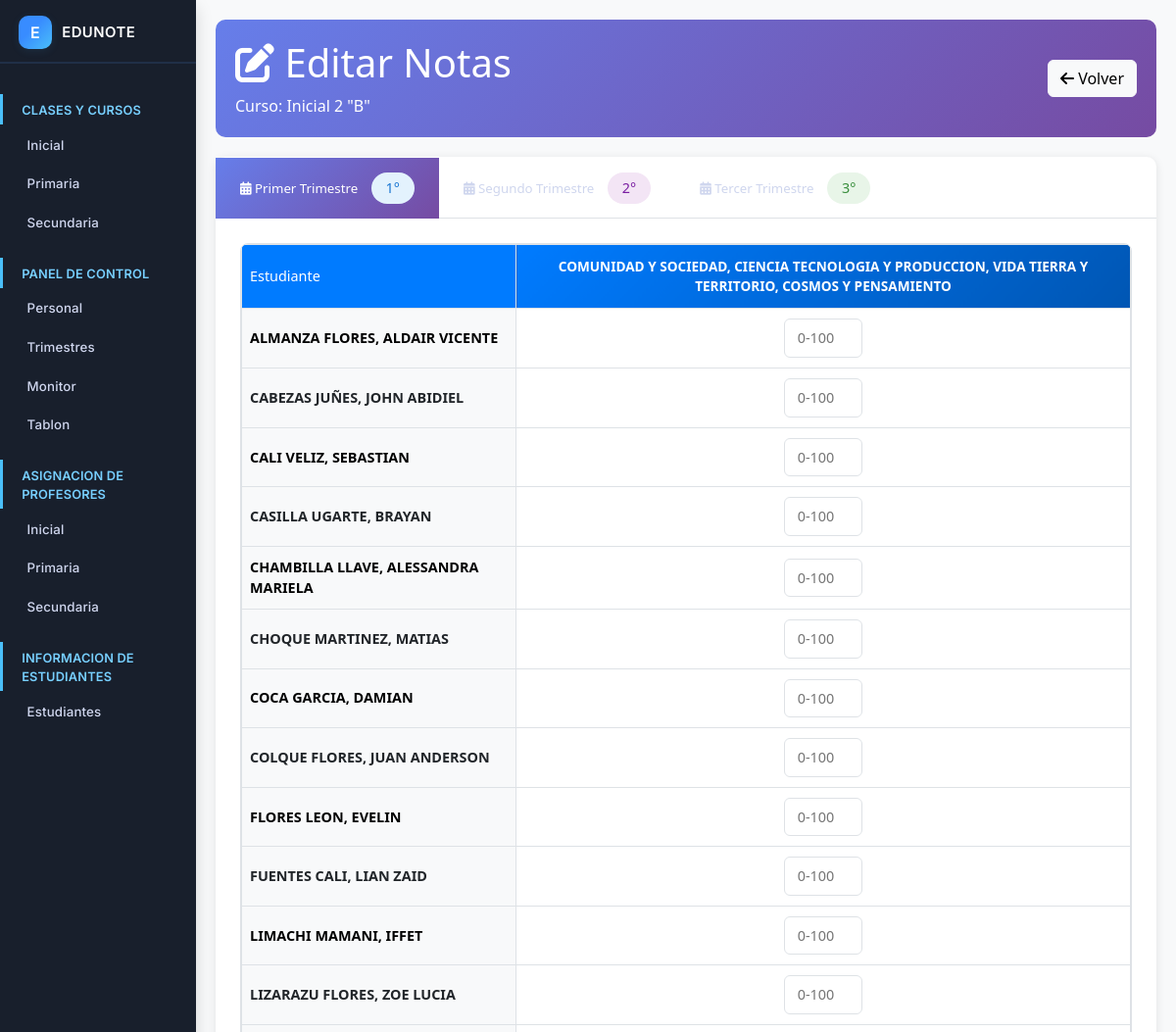
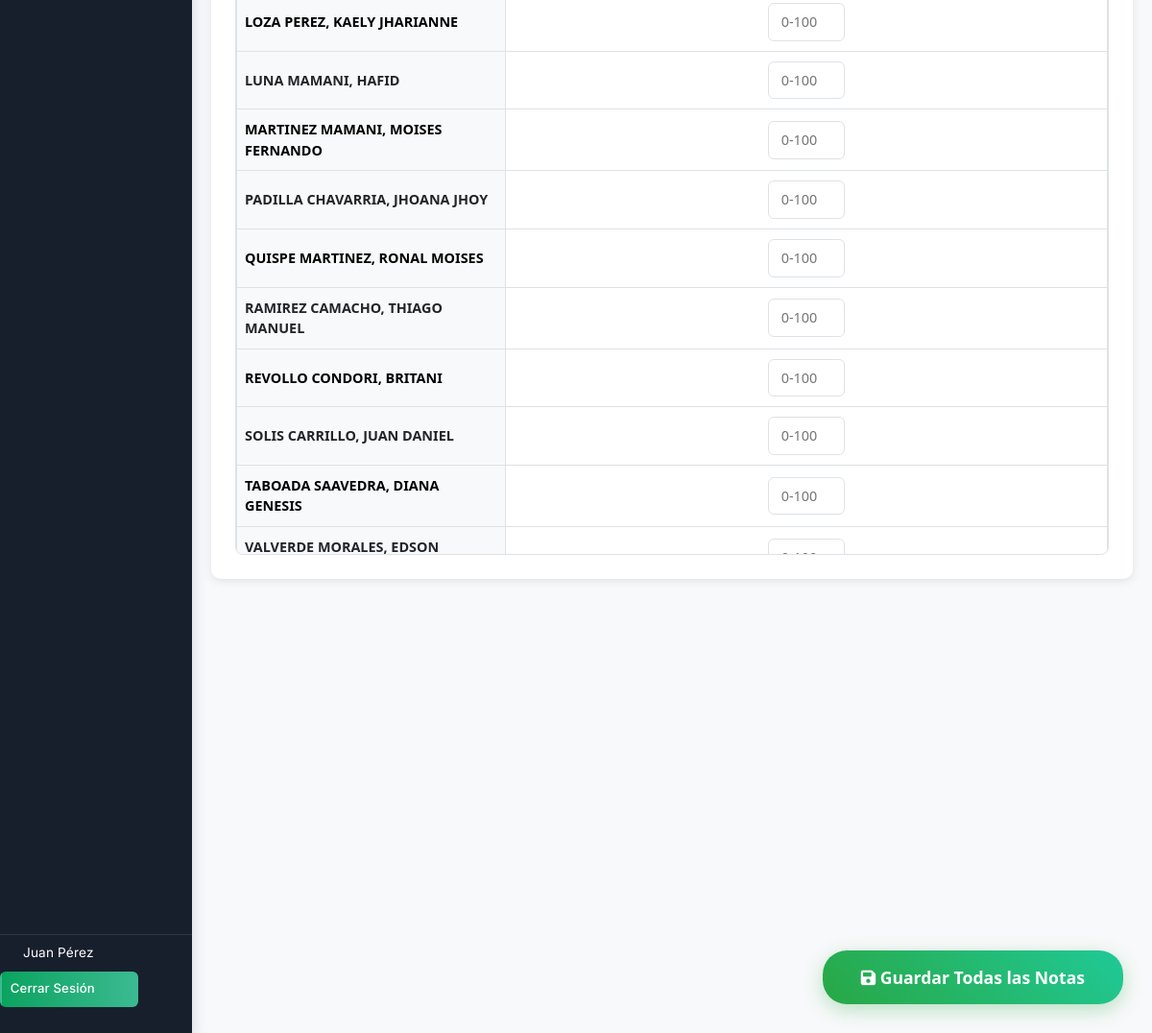
The app's page /admin/editar_notas.php?id=105 (signed in) with its own data (2 pictures, top to bottom).
### tables this page shows
CREATE TABLE `cursos` (
  `id_curso` int(11) NOT NULL,
  `nivel` varchar(20) NOT NULL COMMENT 'Ej: Kinder, Primaria, Secundaria',
  `curso` int(11) NOT NULL COMMENT 'Número del curso, ej: 1, 2, 3',
  `paralelo` varchar(5) NOT NULL COMMENT 'Ej: A, B, C'
);

CREATE TABLE `materias` (
  `id_materia` int(11) NOT NULL,
  `nombre_materia` varchar(255) NOT NULL COMMENT 'Nombre de la materia, ej: Matemáticas, Física',
  `es_submateria` tinyint(1) DEFAULT 0,
  `materia_padre_id` int(11) DEFAULT NULL,
  `es_extra` tinyint(1) NOT NULL DEFAULT 0
);

CREATE TABLE `estudiantes` (
  `id_estudiante` int(11) NOT NULL,
  `nombres` varchar(255) NOT NULL,
  `apellido_paterno` varchar(255) DEFAULT NULL,
  `apellido_materno` varchar(255) DEFAULT NULL,
  `genero` enum('Masculino','Femenino') DEFAULT NULL,
  `rude` varchar(20) NOT NULL COMMENT 'Registro Único de Estudiante',
  `carnet_identidad` varchar(20) DEFAULT NULL,
  `fecha_nacimiento` date DEFAULT NULL,
  `pais` enum('Bolivia','Chile','Argentina') DEFAULT NULL,
  `provincia_departamento` varchar(100) DEFAULT NULL,
  `id_curso` int(11) DEFAULT NULL COMMENT 'FK al curso en el que está matriculado',
  `id_responsable` int(11) DEFAULT NULL
);

### admin/editar_notas.php (the view, shortened to what this page needs)
<?php
$id_curso = isset($_GET['id']) ? (int)$_GET['id'] : 0;
$database = new Database();
$conn = $database->connect();
$stmt_curso = $conn->prepare("SELECT nivel, curso, paralelo FROM cursos WHERE id_curso = ?");
$stmt_curso->execute([$id_curso]);
$curso_info = $stmt_curso->fetch(PDO::FETCH_ASSOC);
$nombre_curso = $curso_info['nivel'] . ' ' . $curso_info['curso'] . ' "' . $curso_info['paralelo'] . '"';
$stmt_estudiantes = $conn->prepare("
    SELECT id_estudiante, apellido_paterno, apellido_materno, nombres
    FROM estudiantes
    WHERE id_curso = ?
    ORDER BY apellido_paterno, apellido_materno, nombres
");
$stmt_estudiantes->execute([$id_curso]);
$estudiantes = $stmt_estudiantes->fetchAll(PDO::FETCH_ASSOC);
$stmt_materias = $conn->prepare("
    SELECT m.id_materia, m.nombre_materia, m.es_submateria, m.materia_padre_id
    FROM cursos_materias cm
    JOIN materias m ON cm.id_materia = m.id_materia
    WHERE cm.id_curso = ?
    ORDER BY m.nombre_materia
");
$stmt_materias->execute([$id_curso]);
$materias = $stmt_materias->fetchAll(PDO::FETCH_ASSOC);
$calificaciones = [];
foreach ($estudiantes as $estudiante) {
    foreach ($materias as $materia) {
        for ($i = 1; $i <= 3; $i++) {
            $stmt = $conn->prepare("
                SELECT calificacion
                FROM calificaciones
                WHERE id_estudiante = ?
                AND id_materia = ?
                AND bimestre = ?
            ");
            $stmt->execute([$estudiante['id_estudiante'], $materia['id_materia'], $i]);
            $nota = $stmt->fetchColumn();
            $calificaciones[$estudiante['id_estudiante']][$materia['id_materia']][$i] = $nota !== false ? $nota : '';
        }
    }
}
?>
<!DOCTYPE html>
<html lang="es">
<head>
    <link href="https://cdn.jsdelivr.net/npm/bootstrap@5.3.0/dist/css/bootstrap.min.css" rel="stylesheet">
    <link href="https://cdnjs.cloudflare.com/ajax/libs/font-awesome/6.0.0/css/all.min.css" rel="stylesheet">
</head>
<body>
    <div class="layout-container">
        <?php include '../includes/sidebar.php'; ?>
        <div class="main-wrapper">
            <div class="content-area">
                <div class="page-header">
                    <div class="d-flex justify-content-between align-items-center">
                        <div>
                            <h1><i class="fas fa-edit"></i> Editar Notas</h1>
                            <p class="mb-0">Curso: <?php echo htmlspecialchars($nombre_curso); ?></p>
                        </div>
                        <a href="ver_curso.php?id=<?php echo $id_curso; ?>" class="btn btn-light">
                            <i class="fas fa-arrow-left"></i> Volver
                        </a>
                    </div>
                </div>
                <div class="table-container">
                    <form method="POST" id="notasForm">
                        <ul class="nav nav-tabs" id="trimestreTabs" role="tablist">
                            <li class="nav-item" role="presentation">
                                <button class="nav-link active" id="trimestre1-tab" data-bs-toggle="tab" data-bs-target="#trimestre1" type="button" role="tab">
                                    <i class="fas fa-calendar-alt"></i> Primer Trimestre
                                    <span class="trimestre-badge trimestre-1">1°</span>
                                </button>
                            </li>
                            <li class="nav-item" role="presentation">
                                <button class="nav-link" id="trimestre2-tab" data-bs-toggle="tab" data-bs-target="#trimestre2" type="button" role="tab">
                                    <i class="fas fa-calendar-alt"></i> Segundo Trimestre
                                    <span class="trimestre-badge trimestre-2">2°</span>
                                </button>
                            </li>
                            <li class="nav-item" role="presentation">
                                <button class="nav-link" id="trimestre3-tab" data-bs-toggle="tab" data-bs-target="#trimestre3" type="button" role="tab">
                                    <i class="fas fa-calendar-alt"></i> Tercer Trimestre
                                    <span class="trimestre-badge trimestre-3">3°</span>
                                </button>
                            </li>
                        </ul>
                        <div class="tab-content" id="trimestreTabContent">
                            <?php for ($trimestre = 1; $trimestre <= 3; $trimestre++): ?>
                                <div class="tab-pane fade <?php echo $trimestre === 1 ? 'show active' : ''; ?>"
                                     id="trimestre<?php echo $trimestre; ?>" role="tabpanel">
                                    <div class="table-scroll">
                                        <table class="notas-table">
                                            <thead>
                                                <tr>
                                                    <th class="student-name">Estudiante</th>
                                                    <?php foreach ($materias as $materia): ?>
                                                        <th class="materia-header">
                                                            <?php echo htmlspecialchars($materia['nombre_materia']); ?>
                                                        </th>
                                                    <?php endforeach; ?>
                                                </tr>
                                            </thead>
                                            <tbody>
                                                <?php foreach ($estudiantes as $index => $estudiante): ?>
                                                    <tr class="<?php echo $index % 2 === 0 ? 'table-light' : ''; ?>">
                                                        <td class="student-name">
                                                            <strong><?php echo htmlspecialchars($estudiante['apellido_paterno'] . ' ' . $estudiante['apellido_materno'] . ', ' . $estudiante['nombres']); ?></strong>
                                                        </td>
                                                        <?php foreach ($materias as $materia): ?>
                                                            <td>
                                                                <input type="number"
                                                                       class="nota-input"
                                                                       name="notas[<?php echo $estudiante['id_estudiante']; ?>][<?php echo $materia['id_materia']; ?>][<?php echo $trimestre; ?>]"
                                                                       value="<?php echo htmlspecialchars($calificaciones[$estudiante['id_estudiante']][$materia['id_materia']][$trimestre]); ?>"
                                                                       min="0"
                                                                       max="100"
                                                                       step="0.1"
                                                                       placeholder="0-100"
                                                                       data-student="<?php echo $estudiante['id_estudiante']; ?>"
                                                                       data-materia="<?php echo $materia['id_materia']; ?>"
                                                                       data-trimestre="<?php echo $trimestre; ?>">
                                                            </td>
                                                        <?php endforeach; ?>
                                                    </tr>
                                                <?php endforeach; ?>
                                            </tbody>
                                        </table>
                                    </div>
                                </div>
                            <?php endfor; ?>
                        </div>
                        <button type="submit" name="guardar_notas" class="btn btn-guardar">
                            <i class="fas fa-save"></i> Guardar Todas las Notas
                        </button>
                    </form>
                </div>
            </div>
        </div>
    </div>
</body>
</html>

### admin/editar_notas.php (style rules this page uses)
* { margin: 0; padding: 0; box-sizing: border-box; }
body { font-family: 'Segoe UI', Tahoma, Geneva, Verdana, sans-serif; background-color: #f8f9fa; }
.layout-container { display: flex; min-height: 100vh; }
.main-wrapper { flex: 1; display: flex; flex-direction: column; min-width: 0; }
.content-area { padding: 20px; overflow-x: auto; }
.page-header { background: linear-gradient(135deg, #667eea 0%, #764ba2 100%); color: white; padding: 20px; border-radius: 10px; margin-bottom: 20px; }
.table-container { background: white; border-radius: 10px; box-shadow: 0 2px 10px rgba(0,0,0,0.1); margin-bottom: 20px; }
.nav-tabs .nav-link { color: #495057; border: none; border-radius: 0; padding: 15px 25px; font-weight: 500; transition: all 0.3s ease; }
.nav-tabs .nav-link.active { background: linear-gradient(135deg, #667eea 0%, #764ba2 100%); color: white; border: none; }
.tab-content { padding: 25px; }
.notas-table { width: 100%; border-collapse: collapse; font-size: 0.9rem; }
.notas-table th { background-color: #007bff; color: white; text-align: center; vertical-align: middle; padding: 12px 8px; border: 1px solid #dee2e6; position: sticky; top: 0; z-index: 10; }
.notas-table td { text-align: center; vertical-align: middle; padding: 10px 8px; border: 1px solid #dee2e6; }
.student-name { background-color: #f8f9fa; text-align: left !important; font-weight: 500; min-width: 280px; max-width: 280px; position: sticky; left: 0; z-index: 5; border-right: 2px solid #007bff; }
.nota-input { width: 80px; text-align: center; border: 1px solid #dee2e6; border-radius: 6px; padding: 8px; transition: all 0.3s ease; }
.materia-header { background: linear-gradient(135deg, #007bff, #0056b3); min-width: 100px; font-size: 0.85rem; }
.btn-guardar { background: linear-gradient(45deg, #28a745, #20c997); border: none; color: white; padding: 15px 40px; border-radius: 25px; font-weight: bold; font-size: 1.1rem; transition: all 0.3s ease; position: fixed; bottom: 30px; right: 30px; z-index: 1000; box-shadow: 0 6px 20px rgba(40,167,69,0.3); }
.table-scroll { max-height: 65vh; overflow: auto; border: 1px solid #dee2e6; border-radius: 8px; }
.trimestre-badge { display: inline-block; padding: 5px 15px; border-radius: 20px; font-size: 0.9rem; font-weight: 500; margin-left: 10px; }
.trimestre-1 { background-color: #e3f2fd; color: #1976d2; }
.trimestre-2 { background-color: #f3e5f5; color: #7b1fa2; }
.trimestre-3 { background-color: #e8f5e8; color: #388e3c; }

### includes/sidebar.php (style rules this page uses)
.nav-link { font-size: 0.83rem; }
.nav-link { color: #cfd6ee !important; font-weight: 500; padding: 0.55rem 1rem 0.55rem 1.8rem; border-radius: 6px; margin: 1px 0; border-left: 2px solid transparent; transition: all .15s; }
.nav-link.active, .nav-link:hover { color: #fff !important; background: #242f49; border-left: 2px solid #49f0bd; font-weight: 500; }
@media (max-width: 1200px) { .nav-link { padding-left: 1.6rem; } }

### records on screen
cursos: nombre_curso "Inicial 2 \"B\""
materias: nombre_materia "COMUNIDAD Y SOCIEDAD, CIENCIA TECNOLOGIA Y PRODUCCION, VIDA TIERRA Y TERRITORIO, COSMOS Y PENSAMIENTO"
estudiantes: apellido_paterno+apellido_materno+nombres "ALMANZA FLORES, ALDAIR VICENTE"
estudiantes: apellido_paterno+apellido_materno+nombres "CABEZAS JUÑES, JOHN ABIDIEL"
estudiantes: apellido_paterno+apellido_materno+nombres "CALI VELIZ, SEBASTIAN"
estudiantes: apellido_paterno+apellido_materno+nombres "CASILLA UGARTE, BRAYAN"
estudiantes: apellido_paterno+apellido_materno+nombres "CHAMBILLA LLAVE, ALESSANDRA MARIELA"
estudiantes: apellido_paterno+apellido_materno+nombres "CHOQUE MARTINEZ, MATIAS"
estudiantes: apellido_paterno+apellido_materno+nombres "COCA GARCIA, DAMIAN"
estudiantes: apellido_paterno+apellido_materno+nombres "COLQUE FLORES, JUAN ANDERSON"
estudiantes: apellido_paterno+apellido_materno+nombres "FLORES LEON, EVELIN"
estudiantes: apellido_paterno+apellido_materno+nombres "FUENTES CALI, LIAN ZAID"
estudiantes: apellido_paterno+apellido_materno+nombres "LIMACHI MAMANI, IFFET"
estudiantes: apellido_paterno+apellido_materno+nombres "LIZARAZU FLORES, ZOE LUCIA"
estudiantes: apellido_paterno+apellido_materno+nombres "LOZA PEREZ, KAELY JHARIANNE"
estudiantes: apellido_paterno+apellido_materno+nombres "LUNA MAMANI, HAFID"
estudiantes: apellido_paterno+apellido_materno+nombres "MARTINEZ MAMANI, MOISES FERNANDO"
estudiantes: apellido_paterno+apellido_materno+nombres "PADILLA CHAVARRIA, JHOANA JHOY"
estudiantes: apellido_paterno+apellido_materno+nombres "QUISPE MARTINEZ, RONAL MOISES"
estudiantes: apellido_paterno+apellido_materno+nombres "RAMIREZ CAMACHO, THIAGO MANUEL"
estudiantes: apellido_paterno+apellido_materno+nombres "REVOLLO CONDORI, BRITANI"
estudiantes: apellido_paterno+apellido_materno+nombres "SOLIS CARRILLO, JUAN DANIEL"
estudiantes: apellido_paterno+apellido_materno+nombres "TABOADA SAAVEDRA, DIANA GENESIS"
estudiantes: apellido_paterno+apellido_materno+nombres "VALVERDE MORALES, EDSON…"

### other values on screen
$_SESSION['user_name'] "Juan Pérez"
